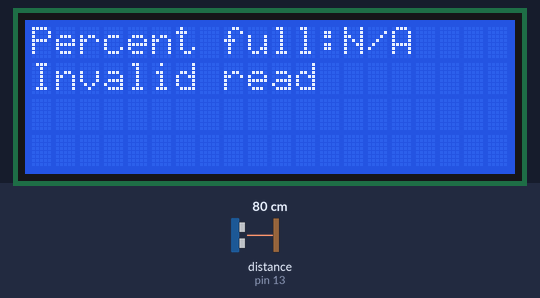
This sketch was run on a simulated Arduino Uno, built with avr-gcc and run on an emulated ATmega328P. On the bench: 20×4 character LCD. Wiring (inferred from the names in the program): ultrasonic range finder: trigger pin 12; echo pin 13. Inputs (shaded band) come from the test bench; at power-on: distance to the obstacle (sensor on pin 13) 80 cm. The echo pulse lasts 58.3 µs per cm; what the sketch prints to the serial monitor is not drawn.

Above: at 1.2 s.
1.3 s: distance to the obstacle (sensor on pin 13) set to 2 cm
At 3.3 s:
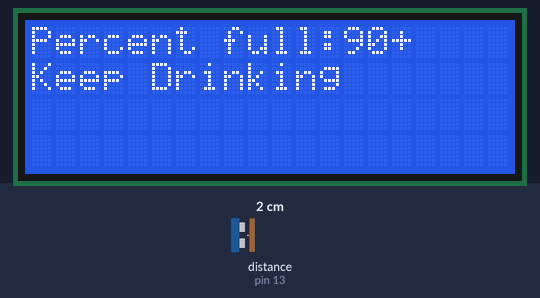
5.6 s: distance to the obstacle (sensor on pin 13) set to 18 cm
At 6.5 s:
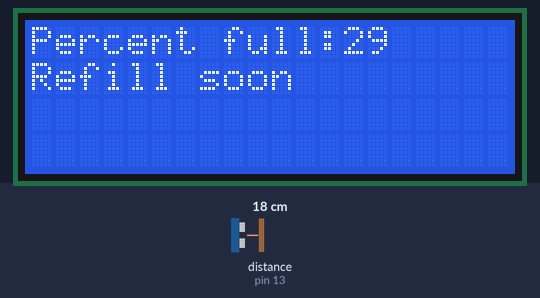
11.6 s: distance to the obstacle (sensor on pin 13) set to 14 cm
At 13.6 s:
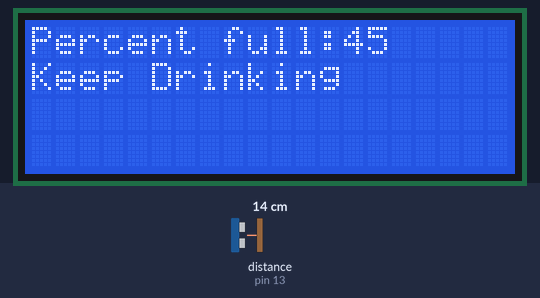
17.6 s: distance to the obstacle (sensor on pin 13) set to 4 cm
At 19.6 s:
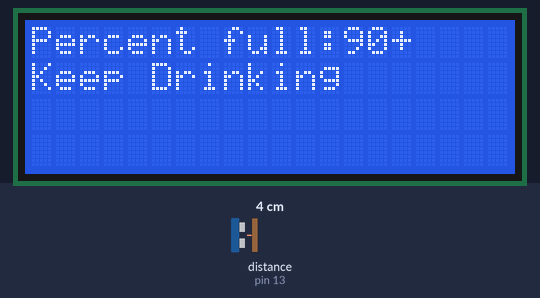
21.9 s: distance to the obstacle (sensor on pin 13) set to 35 cm
At 22.9 s:
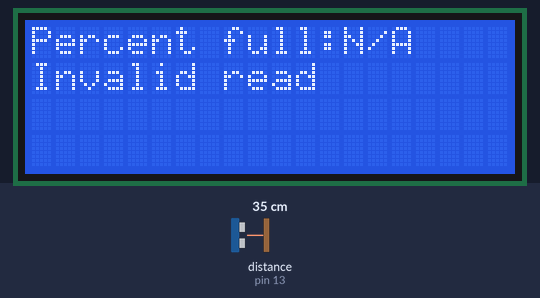
Timing chart, 0 to 24.9 s (numbered marks = the images above; inputs shaded):
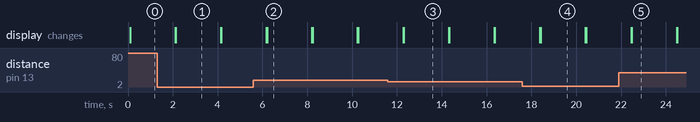

Measured:
- the behaviour switches between 17 and 16 cm on distance to the obstacle (sensor on pin 13) (found by bisection; images 2 and 3)
- after the input at 1.3 s, the display: first differs from a run without the input after 0.84 s (image 1)
- after the input at 5.6 s, the display: first differs from a run without the input after 0.60 s (image 2)
- after the input at 11.6 s, the display: first differs from a run without the input after 0.71 s (image 3)
- after the input at 17.6 s, the display: first differs from a run without the input after 0.81 s (image 4)
- after the input at 21.9 s, the display: first differs from a run without the input after 0.58 s (image 5)
- what the display in image 1 shows lasts 2.0 s, from 2.1 s to 4.1 s

The sketch:

Smart_Water_Bottle_Arduino_Code.ino
```cpp
/*
 * Arduino code for Smart Water Bottle Sensor to
 * detect water level and intake from user.
 * Created by Jalan Chau, Laurence DErcole,
 * Hao Guan, and Vivian Wu, March 4, 2020.
 */
#include <Wire.h>
#include <LiquidCrystal_I2C.h>
#include <Ultrasonic.h>

// create liquid crystal
LiquidCrystal_I2C lcd(0x27, 20, 4);

// create an ultrasonic
Ultrasonic mysensor;

// declare and initialize trigPin (green wire)
int trigPin = 12;//Trig

// declare and initialize echoPin (yellow wire)
int echoPin = 13;

/*
  duration - takes the duration from echoPin
  cm - calculates in cm the distance water is from the sensor
  percentFull - calculation for the how full the bottle is
*/
long duration, cm, inches, percentFull;

// sets up Serial, LCD, and pins
void setup() {

  // initialize the lcd and turns on light
  lcd.init();
  lcd.backlight();

  // initializes Serial monitor
  Serial.begin (9600);

  // sets up pin modes
  pinMode(trigPin, OUTPUT);
  pinMode(echoPin, INPUT);
}

// to keep ultrasonic reading values
void loop() {

  // sets cursor to print on first line
  lcd.setCursor(0, 0);
  lcd.clear();

  // prints "Percent full:"
  lcd.print("Percent full:");

  // sets trigPin off and delays
  digitalWrite(trigPin, LOW);
  delayMicroseconds(5);

  // sets trigPin on and delays
  digitalWrite(trigPin, HIGH);
  delayMicroseconds(10);

  // sets trigPin off
  digitalWrite(trigPin, LOW);

  // receives input from ultrasonic sensor
  pinMode(echoPin, INPUT);

  // puts input into duration
  duration = pulseIn(echoPin, HIGH);

  // calculate distance in cm
  cm = (duration / 2) / 29.1;

  // calculates percent full
  percentFull = (24 - cm) * 4.166667;

  // printing for NULL reads
  if (cm > 25) {

    // N/A distance
    Serial.print("N/A");
    lcd.print("N/A");

    // sets cursor at second line
    lcd.setCursor(0, 1);

    // invalid reads
    Serial.print("Invalid read");
    lcd.print("Invalid read");
  }

  // to keep drinking (bottle slightly/is full)
  else if (cm < 16) {

    // bottle is almost full
    if (cm > 3) {

      // prints percentages
      Serial.print(percentFull);
      lcd.print(percentFull);
    }

    // to account for sensor range under 3 cm
    else {

      // print full
      Serial.print("90+");
      lcd.print("90+");
    }

    // sets cursor at second line
    lcd.setCursor(0, 1);

    // reports to keep drinking
    Serial.print("Keep Drinking");
    lcd.print("Keep Drinking");
  }

  // bottle is nearing empty
  else {

    // to account for negative reads
    if (percentFull < 0) {
      percentFull = 0;
    }

    // print percentanges
    Serial.print(percentFull);
    lcd.print(percentFull);

    // set cursor at second line
    lcd.setCursor(0, 1);

    // reports to refill soon
    Serial.print("Refill soon");
    lcd.print("Refill soon");
  }

  // delay at 2 seconds
  delay(2000);

  // resets lcd
  lcd.clear();

  //next line for Serial monitor
  Serial.println();
}
```
